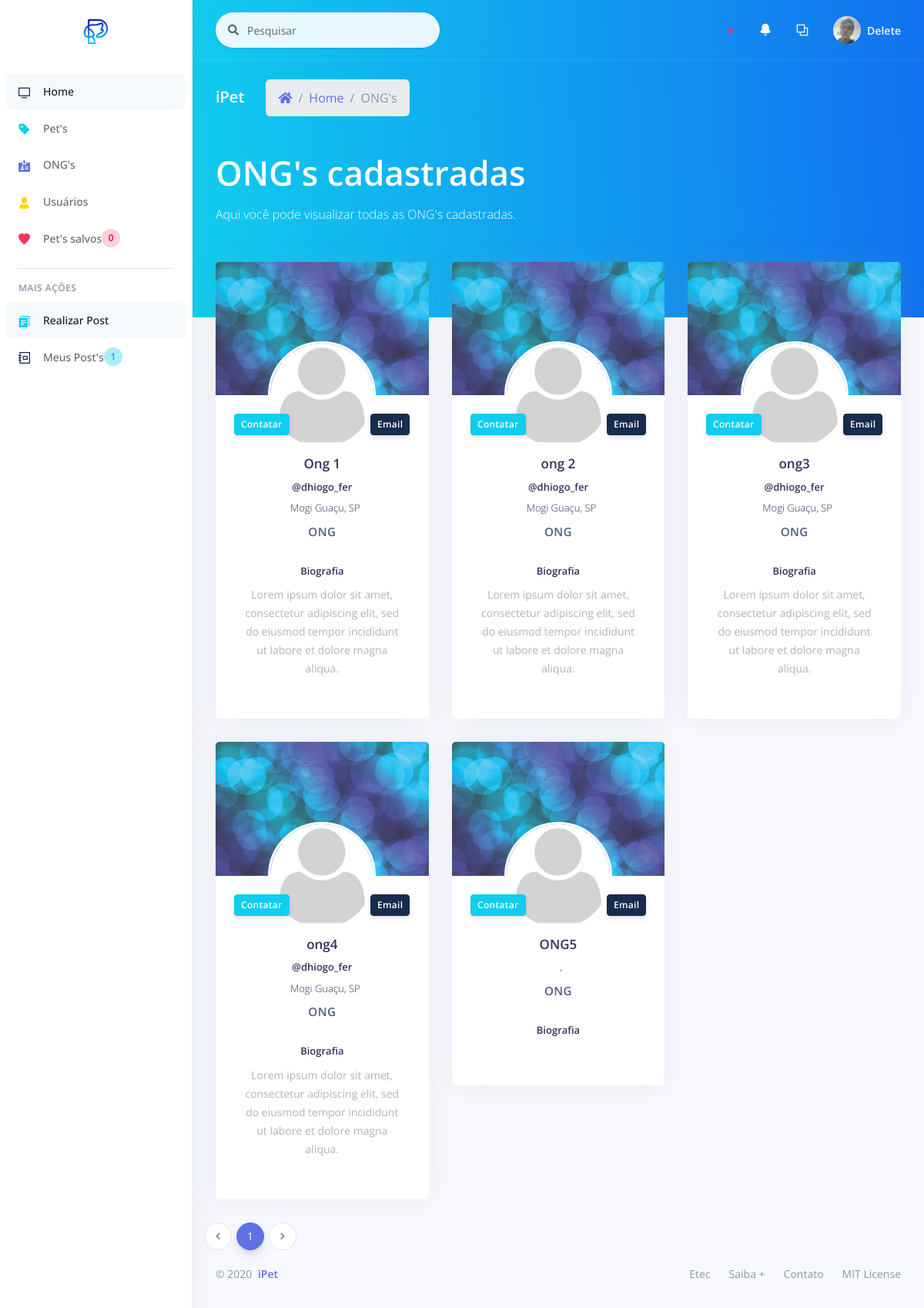
/_site/_user/list/list_ongs.php (signed in), run on the app's committed database.
### tables this page shows
CREATE TABLE `user` (
  `id_user` int(11) NOT NULL,
  `ranking` int(11) NOT NULL,
  `name` varchar(200) NOT NULL,
  `email` varchar(100) NOT NULL,
  `password` varchar(100) NOT NULL,
  `cpf` varchar(30) NOT NULL,
  `telephone` varchar(30) DEFAULT NULL,
  `instagram` varchar(100) DEFAULT NULL,
  `street` varchar(100) DEFAULT NULL,
  `neighborhood` varchar(100) DEFAULT NULL,
  `city` varchar(100) DEFAULT NULL,
  `uf` varchar(2) DEFAULT NULL,
  `bio` text DEFAULT NULL,
  `image` varchar(200) DEFAULT NULL,
  `banner` varchar(200) DEFAULT NULL,
  `use_terms` int(11) DEFAULT NULL,
  `status` int(11) NOT NULL
);

### _site/_user/list/list_ongs.php (the view, shortened to what this page needs)
<?php
include_once('../../controller/connect.php');
?>
<!DOCTYPE html>
<html>
<head>
  <?php
    include_once "../../assets/components/styles.php";
  ?>
</head>
<body>
  <?php
    include_once "../components/sidenav.php";
  ?>
  <div class="main-content" id="panel">
    <?php
      include_once "../components/top_nav.php";
    ?>
    <div class="header bg-gradient-info pb-6">
      <div class="container-fluid">
        <div class="header-body">
          <div class="row align-items-center py-4">
            <div class="col-lg-6 col-7">
              <h6 class="h2 text-white d-inline-block mb-0">iPet</h6>
              <nav aria-label="breadcrumb" class="d-none d-md-inline-block ml-md-4">
                <ol class="breadcrumb breadcrumb-links breadcrumb-dark">
                  <li class="breadcrumb-item"><a href="<?= BASE . '_site/_user/home.php'; ?>"><i class="fas fa-home"></i></a></li>
                  <li class="breadcrumb-item"><a href="<?= BASE . '_site/_user/home.php'; ?>">Home</a></li>
                  <li class="breadcrumb-item active" aria-current="page">ONG's</li>
                </ol>
              </nav>
            </div>
          </div>
          <div class="row">
            <div class="col">
            <h1 class="display-2 text-white">ONG's cadastradas</h1>
            <p class="text-white mt-0 mb-5">Aqui você pode visualizar todas as ONG's cadastradas.</p>
            </div>
          </div>
        </div>
      </div>
    </div>
    <div class="container-fluid mt--6">
                <?php
                  $num_page_itens = 9;
                  $page = (isset($_GET['page']))? $_GET['page'] : 1;
                  $sql_num_ong = "SELECT * FROM user WHERE ranking = 2 AND status = 1";
                  $res_num_ong = mysqli_query($con, $sql_num_ong);
                  $init = ($num_page_itens*$page)-$num_page_itens;
                  $sql_ong = "SELECT * FROM user WHERE ranking = 2 AND status = 1 ORDER BY id_user ASC LIMIT $init, $num_page_itens";
                  $res_ong = mysqli_query($con, $sql_ong);
                  $array_ong = mysqli_fetch_assoc($res_ong);
                  $quanty_ongs = mysqli_num_rows($res_num_ong);
                  $num_pages = ceil($quanty_ongs/$num_page_itens);
                ?>
      <div class="row">
      <?php
        if($quanty_ongs):
        do{
      ?>
        <div class="col-xl-4 order-xl-2">
          <div class="card card-profile">
            <img src="<?= PUBLICO . 'img/theme/' . $array_ong['banner']; ?>" alt="Imagem de capa" class="card-img-top">
            <div class="row justify-content-center">
              <div class="col-lg-3 order-lg-2">
                <div class="card-profile-image">
                  <a href="#">
                    <img src="<?= PUBLICO . 'img/users/' . $array_ong['image']; ?>" class="rounded-circle">
                  </a>
                </div>
              </div>
            </div>
            <div class="card-header text-center border-0 pt-8 pt-md-4 pb-0 pb-md-4">
              <div class="d-flex justify-content-between">
                <button type="button" data-toggle="modal" class="btn btn-sm btn-info  mr-4" data-target="#modalContatar<?= $array_ong['id_user']; ?>">Contatar</button>
                <button type="button" data-toggle="modal" class="btn btn-sm btn-default float-right" data-target="#modalEmail<?= $array_ong['id_user']; ?>">Email</button>
              </div>
            </div>
            <div class="card-body pt-0">
              <div class="text-center">
                <h5 class="h3">
                <?= $array_ong['name']; ?>
                </h5>
                <h6 class="h5">
                <?= $array_ong['instagram']; ?>
                </h6>
                <div class="h5 font-weight-300">
                  <i class="ni location_pin mr-2"></i><?= $array_ong['city'] . ", " . $array_ong['uf']; ?>
                </div>
                <span class="heading">
                  <?php
                    if($array_ong['ranking'] == 1){
                      echo "Voluntário";
                    } elseif ($array_ong['ranking'] == 2) {
                      echo "ONG";
                    } elseif ($array_ong['ranking'] == 3) {
                      echo "Administrador";
                    } else {
                      echo "Oops, ocorreu um erro...";
                    }
                  ?>
                </span>
              </div>
              <div class="row">
                <div class="col">
                  <div class="card-profile-stats d-flex justify-content-center">
                    <div>
                      <h5>Biografia</h5>
                      <span class="description"><?= $array_ong['bio'];?></span>
                    </div>
                  </div>
                </div>
              </div>
            </div>
          </div>
        </div>
      <?php
        } while($array_ong = mysqli_fetch_assoc($res_ong));
      ?>
      </div>
      <div class="row">
      <nav aria-label="...">
                    <ul class="pagination">
                      <li class="page-item">
                        <a class="page-link" href="list_ongs.php?page=<?php if($page==1){ echo 1;}else{echo $page-1;};?>" tabindex="-1">
                          <i class="fa fa-angle-left"></i>
                        </a>
                      </li>
                      <?php
                        for($i=1;$i<$num_pages+1;$i++){
                          $current = "";
                          if($page == $i){
                            $current = "active";
                          }
                      ?>
                      <li class="page-item <?= $current; ?>"><a class="page-link" href="list_ongs.php?page=<?= $i; ?>"><?= $i; ?></a></li>
                      <?php }?>
                      <li class="page-item">
                        <a class="page-link" href="list_ongs.php?page=<?php if($page<$num_pages){ echo $page+1;}else{echo $page;};?>">
                          <i class="fa fa-angle-right"></i>
                        </a>
                      </li>
                    </ul>
              </nav>
      </div>
      <?php endif; ?>
      <?php
        include_once "../../assets/components/footer.php";
      ?>
    </div>
  </div>
</body>
</html>

### data on the page
user: banner (picture), image (placeholder picture), name "Ong 1", instagram "@dhiogo_fer", city "Mogi Guaçu", uf "SP", ranking "ONG", bio "Lorem ipsum dolor sit amet, consectetur adipiscing elit, sed do eiusmod tempor incididunt ut labore et dolore magna aliqua."
user: banner (picture), image (placeholder picture), name "ong 2", instagram "@dhiogo_fer", city "Mogi Guaçu", uf "SP", ranking "ONG", bio "Lorem ipsum dolor sit amet, consectetur adipiscing elit, sed do eiusmod tempor incididunt ut labore et dolore magna aliqua."
user: banner (picture), image (placeholder picture), name "ong3", instagram "@dhiogo_fer", city "Mogi Guaçu", uf "SP", ranking "ONG", bio "Lorem ipsum dolor sit amet, consectetur adipiscing elit, sed do eiusmod tempor incididunt ut labore et dolore magna aliqua."
user: banner (picture), image (placeholder picture), name "ong4", instagram "@dhiogo_fer", city "Mogi Guaçu", uf "SP", ranking "ONG", bio "Lorem ipsum dolor sit amet, consectetur adipiscing elit, sed do eiusmod tempor incididunt ut labore et dolore magna aliqua."
user: banner (picture), image (placeholder picture), name "ONG5", ranking "ONG"

### other printed values
$count_favorite "0"
$count_post "1"
$_SESSION['name'] "Delete"
